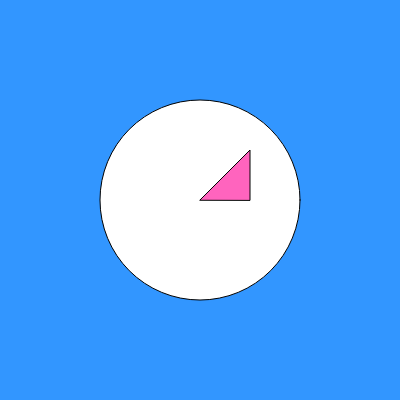
Frame 1 (no input)
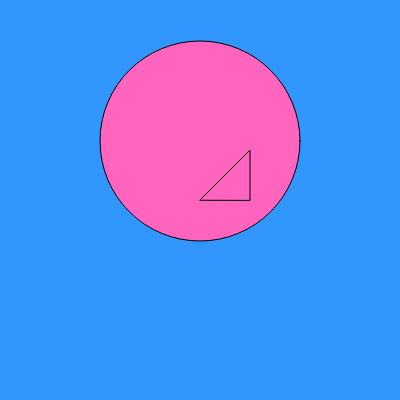
Frame 60 (no input)
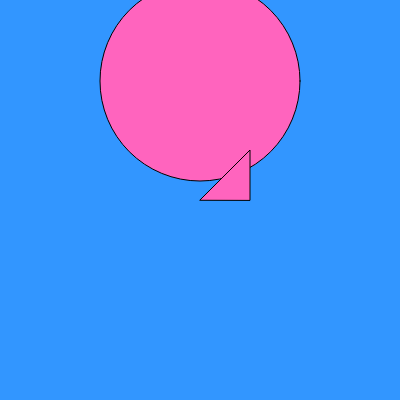
Frame 120 (the mouse pressed at the canvas centre since frame 60)

The p5.js sketch that drew these frames (run headless with seeded random() and noise() and a simulated clock; from frame 60 on, the mouse is pressed at the canvas centre):

// p5.js sketch
// ── sketch.js
function setup() {
  createCanvas(400, 400);
}
let x = 200;
let y = 200;
let cx = 200
let cy = 200

function draw() {
  background(50, 150, 255);
  ellipse(cx,cy,200);
  fill(255, 100, 190);
  triangle(200,200,250, 150, 250, 200);
  
  
  
  cy--;
  if(cy < 0){
    cy = height;
  } 
  
}
